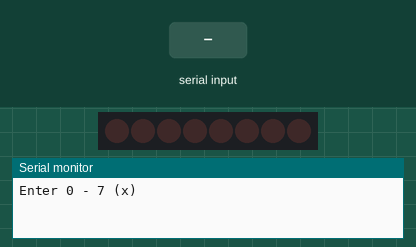
A sketch run on a simulated Arduino Uno, built with avr-gcc and run on an emulated ATmega328P. Shown: 8 shift-register outputs drawn as a row of LEDs (first output left, lit = HIGH), the last lines printed to the serial monitor. Wiring (inferred from the names in the program): shift register (74HC595): data pin 12; shift clock pin 9; latch pin 11. Wiring (inferred from the signals the program sends): row of LEDs: on Q0, Q1, Q2, Q3, Q4, Q5, Q6, Q7. The inputs (shaded band) are chosen by the test bench.

Above: at 1.2 s.
1.3 s: "90,45\n" received over Serial
At 2.3 s:
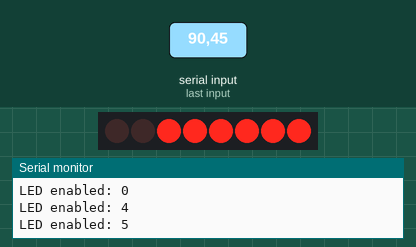
2.8 s: "x90\n" received over Serial
At 3.4 s:
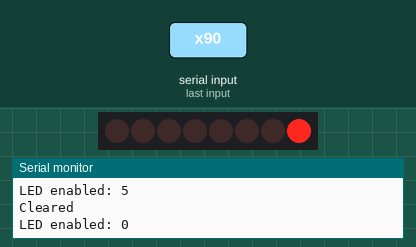
4.3 s: "30,150\n" received over Serial
At 4.6 s:
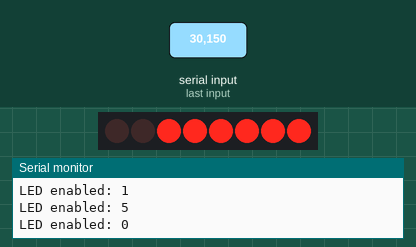
5.8 s: "x" received over Serial
At 6.8 s:
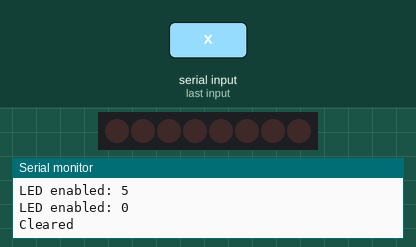
7.3 s: "200\n" received over Serial
At 7.9 s:
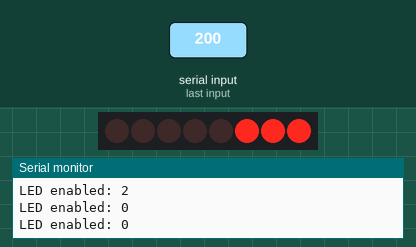
8.8 s: "90,45\n" received over Serial
At 9.2 s:
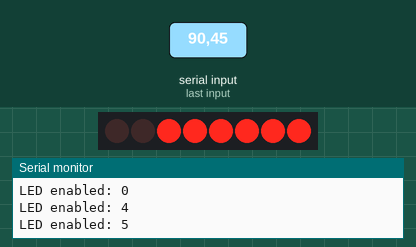
Timing chart, 0 to 11.3 s (numbered marks = the images above; inputs shaded):
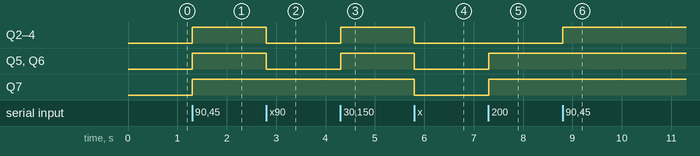

Measured:
- after the input at 1.3 s, Q2–7: LOW → HIGH at once
- after the input at 2.8 s, Q2–6: HIGH → LOW at once
- after the input at 4.3 s, Q2–6: LOW → HIGH at once
- after the input at 5.8 s, Q2–7: HIGH → LOW at once
- after the input at 7.3 s, Q5–7: LOW → HIGH at once
- after the input at 8.8 s, Q2–4: LOW → HIGH at once

The sketch:

serialled.ino
```cpp
int tDelay = 100;
int latchPin = 11; // (11) ST_CP [RCK] on 74HC595
int clockPin = 9;  // (9) SH_CP [SCK] on 74HC595
int dataPin  = 12; // (12) DS [S1] on 74HC595

byte leds = 0;

void updateShiftRegister() {
   digitalWrite(latchPin, LOW);
   shiftOut(dataPin, clockPin, LSBFIRST, leds);
   digitalWrite(latchPin, HIGH);
}

void setup() {
  pinMode(latchPin, OUTPUT);
  pinMode(dataPin, OUTPUT);
  pinMode(clockPin, OUTPUT);

  Serial.begin(9600);
  while (!Serial); // wait until Serial ready
  Serial.println("Enter 0 - 7 (x)");
}

void loop() {
  char c = Serial.read();
  if (c >= '0' && c <= '7') {
    int led = c - '0';
    for (int i = 0; i <= led; ++i) {
      bitSet(leds, i);
    }
    updateShiftRegister();
    Serial.print("LED enabled: ");
    Serial.println(led);
  }
  if (c == 'x') {
    leds = 0;
    updateShiftRegister();
    Serial.println("Cleared");
  }
}
```
